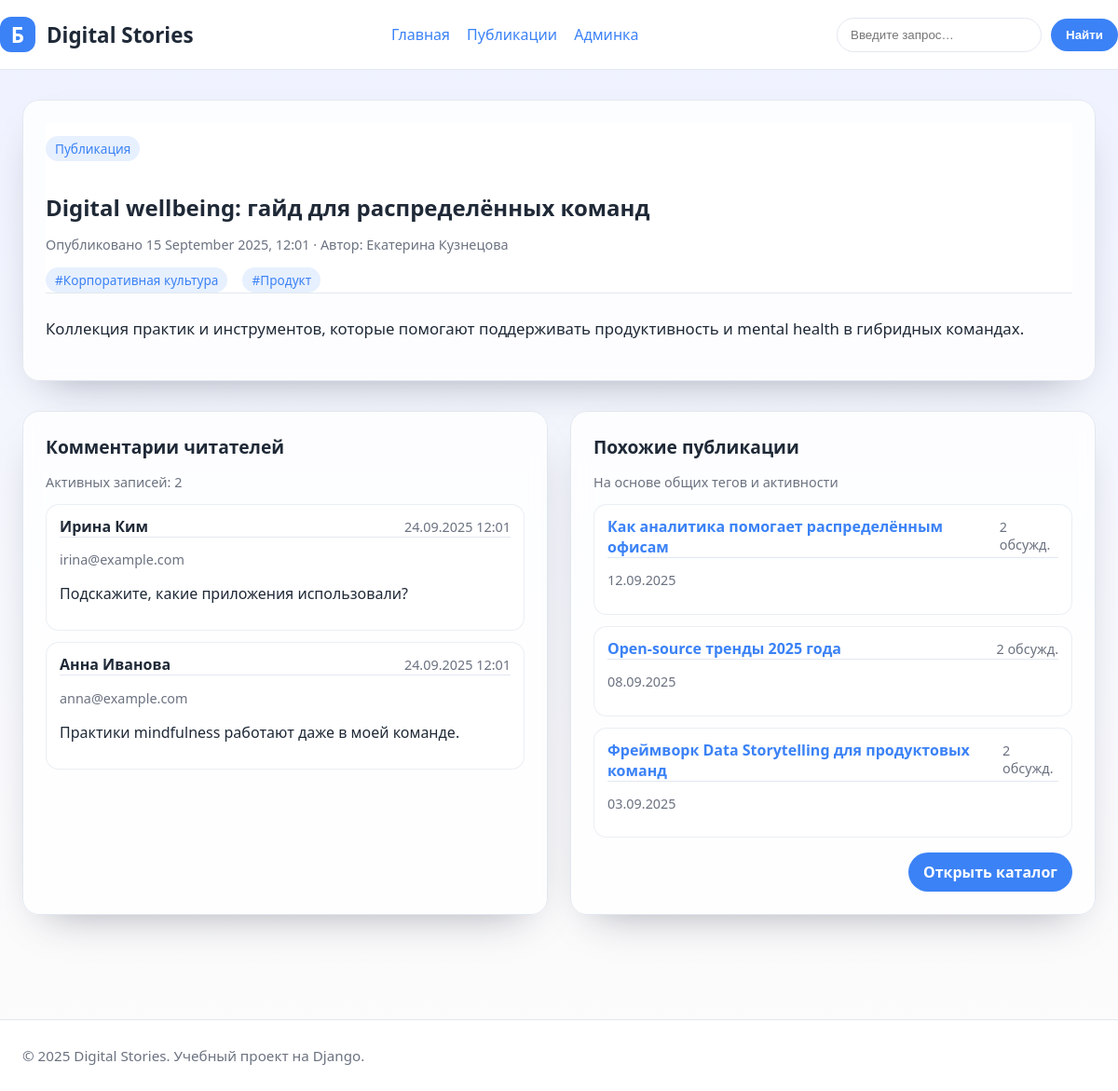
Screenshot of /2025/9/15/digital-wellbeing-guide/ with the database file from the repository.
### blog/models.py (models this page shows, shortened)
class Post(models.Model):
    Status = PostStatus
    title = models.CharField('Заголовок', max_length=250)
    slug = models.SlugField('URL-метка', max_length=250, unique_for_date='publish')
    author = models.ForeignKey(
        User,
        on_delete=models.CASCADE,
        related_name='blog_posts',
        verbose_name='Автор',
    )
    body = models.TextField('Содержимое')
    publish = models.DateTimeField('Дата публикации', default=timezone.now)
    created = models.DateTimeField('Создано', auto_now_add=True)
    updated = models.DateTimeField('Обновлено', auto_now=True)
    status = models.CharField(
        'Статус',
        max_length=2,
        choices=Status.choices,
        default=Status.DRAFT,
    )
    tags = models.ManyToManyField(
        Tag,
        verbose_name='Теги',
        related_name='posts',
        blank=True,
    )
    objects = PostManager()
    published = PublishedManager()
    class Meta:
        ordering = ['-publish']
        verbose_name = 'Пост'
        verbose_name_plural = 'Посты'
        indexes = [
            models.Index(fields=['-publish'], name='blog_post_publish_idx'),
        ]
    def get_absolute_url(self):
        return reverse(
            'blog:post_detail',
            args=[self.publish.year, self.publish.month, self.publish.day, self.slug],
        )

class Tag(models.Model):
    name = models.CharField('Название', max_length=50, unique=True)
    slug = models.SlugField('URL-метка', max_length=50, unique=True)
    class Meta:
        ordering = ('name',)
        verbose_name = 'Тег'
        verbose_name_plural = 'Теги'
        indexes = [
            models.Index(fields=('name',), name='blog_tag_name_idx'),
        ]
    objects = TagQuerySet.as_manager()

class Comment(models.Model):
    post = models.ForeignKey(
        Post,
        on_delete=models.CASCADE,
        related_name='comments',
        verbose_name='Пост',
    )
    name = models.CharField('Имя', max_length=80)
    email = models.EmailField('Email')
    body = models.TextField('Комментарий')
    created = models.DateTimeField('Создано', auto_now_add=True)
    updated = models.DateTimeField('Обновлено', auto_now=True)
    active = models.BooleanField('Активен', default=True)
    class Meta:
        ordering = ('-created',)
        verbose_name = 'Комментарий'
        verbose_name_plural = 'Комментарии'
        indexes = [
            models.Index(fields=('created',), name='blog_comment_created_idx'),
            models.Index(fields=('active',), name='blog_comment_active_idx'),
        ]

### blog/views.py (the view)
def post_detail(request, year, month, day, post):
    post = get_object_or_404(
        Post.published.select_related('author').prefetch_related('tags'),
        publish__year=year,
        publish__month=month,
        publish__day=day,
        slug=post,
    )
    comments = (
        post.comments.filter(active=True)
        .select_related('post')
        .order_by('-created')
    )
    related_posts = (
        Post.objects.with_comment_counts()
        .filter(tags__in=post.tags.all())
        .exclude(id=post.id)
        .published()
        .order_by('-comment_count', '-publish')
        .distinct()[:3]
    )
    return render(
        request,
        'blog/post/detail.html',
        {
            'post': post,
            'comments': comments,
            'related_posts': related_posts,
            'search_form': SearchForm(),
        },
    )

### blog/forms.py
class SearchForm(forms.Form):
    q = forms.CharField(
        label='Поиск по публикациям',
        max_length=100,
        required=False,
        widget=forms.TextInput(
            attrs={
                'placeholder': 'Введите запрос…',
                'class': 'search-input',
            }
        ),
    )

### blog/models.py (called while the page is built)
    def published(self):
        return self.filter(status=Post.Status.PUBLISHED)

    def with_comment_counts(self):
        return self.annotate(
            comment_count=Count(
                'comments',
                filter=Q(comments__active=True),
                distinct=True,
            )
        )

    def get_queryset(self):
        return super().get_queryset().published()

### blog/templates/blog/post/detail.html (shortened to what this page needs)
{% extends "blog/base.html" %}
{% block content %}
<article class="card" style="margin-bottom: 32px;">
    <header>
        <p class="tag-pill">Публикация</p>
        <h1 style="margin-bottom: 8px;">{{ post.title }}</h1>
        <p class="meta">Опубликовано {{ post.publish|date:"d E Y, H:i" }} · Автор: {{ post.author.get_full_name|default:post.author.username }}</p>
        <div style="margin-top: 12px; display:flex; gap:8px; flex-wrap:wrap;">
            {% for tag in post.tags.all %}
            <span class="tag-pill">#{{ tag.name }}</span>
            {% empty %}
            <span class="meta">Без тегов</span>
            {% endfor %}
        </div>
    </header>
    <div style="margin-top: 24px; line-height: 1.7; font-size: 1.05rem;">
        {{ post.body|linebreaks }}
    </div>
</article>
<section class="grid two">
    <div class="card">
        <h2>Комментарии читателей</h2>
        <p class="meta">Активных записей: {{ comments|length }}</p>
        <ul class="list-reset">
            {% for comment in comments %}
            <li class="list-item">
                <header>
                    <strong>{{ comment.name }}</strong>
                    <span class="meta">{{ comment.created|date:"d.m.Y H:i" }}</span>
                </header>
                <p class="meta">{{ comment.email }}</p>
                <p>{{ comment.body }}</p>
            </li>
            {% empty %}
            <li class="empty">Ещё никто не оставил комментарий. Будьте первым!</li>
            {% endfor %}
        </ul>
    </div>
    <aside class="card">
        <h2>Похожие публикации</h2>
        <p class="meta">На основе общих тегов и активности</p>
        <ul class="list-reset">
            {% for related in related_posts %}
            <li class="list-item">
                <header>
                    <a href="{{ related.get_absolute_url }}"><strong>{{ related.title }}</strong></a>
                    <span class="meta">{{ related.comment_count|default:0 }} обсужд.</span>
                </header>
                <p class="meta">{{ related.publish|date:"d.m.Y" }}</p>
            </li>
            {% empty %}
            <li class="empty">Пока нет похожих материалов. Загляните в общий список постов.</li>
            {% endfor %}
        </ul>
        <div class="widget-footer">
            <a class="button" href="{% url 'blog:post_list' %}">Открыть каталог</a>
        </div>
    </aside>
</section>
{% endblock %}

### blog/templates/blog/base.html (style rules this page uses)
:root { color-scheme: light dark; --bg-color: #f5f7fb; --text-color: #1f2937; --primary-color: #3b82f6; --secondary-color: #f97316; --card-bg: #ffffffcc; --border-color: #e2e8f0; --muted-color: #6b7280; }
* { box-sizing: border-box; }
body { margin: 0; font-family: 'Segoe UI', Roboto, sans-serif; background: linear-gradient(180deg, #eef2ff 0%, #fdfcfb 100%); color: var(--text-color); min-height: 100vh; }
a { color: var(--primary-color); text-decoration: none; }
header { background: #fff; backdrop-filter: blur(12px); border-bottom: 1px solid var(--border-color); position: sticky; top: 0; z-index: 10; }
.search-input { padding: 10px 14px; border-radius: 999px; border: 1px solid var(--border-color); min-width: 220px; }
.button { display: inline-flex; align-items: center; justify-content: center; padding: 10px 16px; border-radius: 999px; border: none; background: var(--primary-color); color: #fff; font-weight: 600; cursor: pointer; }
.grid { display: grid; gap: 24px; }
.grid.two { grid-template-columns: repeat(auto-fit, minmax(320px, 1fr)); }
.card { padding: 24px; background: var(--card-bg); border-radius: 18px; border: 1px solid var(--border-color); backdrop-filter: blur(8px); box-shadow: 0 20px 45px -25px rgba(15, 23, 42, 0.4); }
.card h2 { margin-top: 0; margin-bottom: 12px; font-size: 1.2rem; }
.meta { color: var(--muted-color); font-size: 0.9rem; }
.list-reset { list-style: none; padding: 0; margin: 0; display: grid; gap: 12px; }
.list-item { padding: 12px 14px; border-radius: 14px; background: rgba(255, 255, 255, 0.6); border: 1px solid rgba(226, 232, 240, 0.7); }
.list-item header { display: flex; justify-content: space-between; gap: 12px; align-items: baseline; }
.tag-pill { display: inline-flex; align-items: center; padding: 4px 10px; border-radius: 999px; background: rgba(59, 130, 246, 0.12); color: var(--primary-color); font-size: 0.85rem; margin-right: 8px; }
.widget-footer { margin-top: 16px; display: flex; justify-content: flex-end; }

### rows the page displays
Post: title "Digital wellbeing: гайд для распределённых команд", publish "15 September 2025, 12:01", author.get_full_name "Екатерина Кузнецова", body "Коллекция практик и инструментов, которые помогают поддерживать продуктивность и mental health в гибридных командах."
Tag: name "Корпоративная культура"
Tag: name "Продукт"
Comment: name "Ирина Ким", created "24.09.2025 12:01", email "irina@example.com", body "Подскажите, какие приложения использовали?"
Comment: name "Анна Иванова", created "24.09.2025 12:01", email "anna@example.com", body "Практики mindfulness работают даже в моей команде."
Post: title "Как аналитика помогает распределённым офисам", comment_count "2", publish "12.09.2025"
Post: title "Open-source тренды 2025 года", comment_count "2", publish "08.09.2025"
Post: title "Фреймворк Data Storytelling для продуктовых команд", comment_count "2", publish "03.09.2025"

### other values shown
{{ comments|length }} "2"
